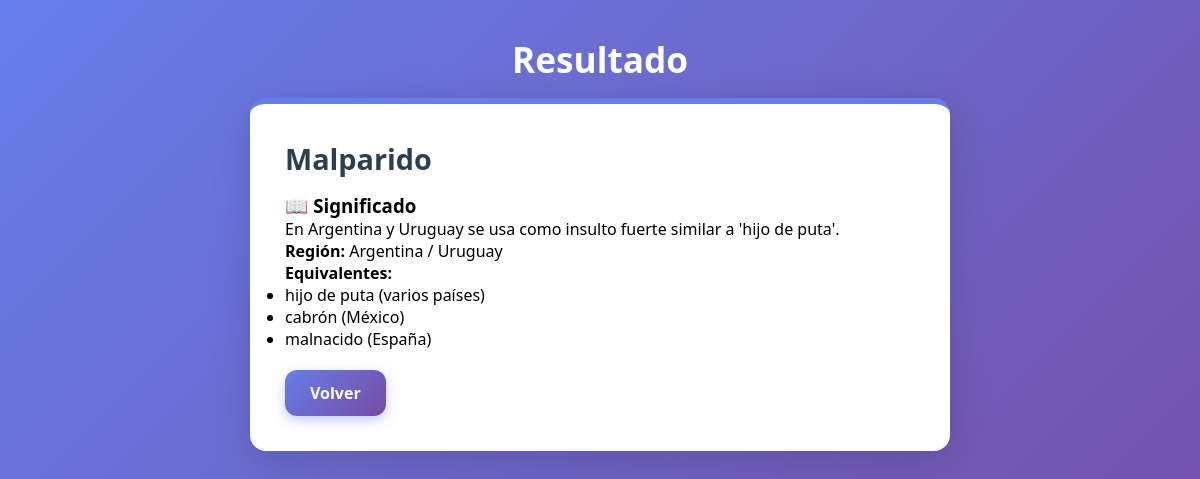
/resultado/malparido, run on the app's committed database.
### tables this page shows
CREATE TABLE palabras (
            palabra TEXT PRIMARY KEY,
            significado TEXT NOT NULL,
            region TEXT,
            equivalente TEXT
        );

### app.py (the view, shortened to what this page needs)
@app.route("/resultado/<palabra>")
def resultado(palabra):
    conexion = get_db_connection()
    cursor = conexion.cursor()
    cursor.execute(
        "SELECT palabra, significado, region, equivalente FROM palabras WHERE lower(palabra) = lower(?)",
        (palabra,)
    )
    resultado = cursor.fetchone()
    conexion.close()
    if resultado:
        return render_template(
            "resultado.html",
            palabra=resultado["palabra"],
            significado=resultado["significado"],
            region=resultado["region"],
            equivalente=resultado["equivalente"]
        )

### app.py (called while the page is built)
def get_db_connection():
    conexion = sqlite3.connect(DB_PATH)
    conexion.row_factory = sqlite3.Row
    return conexion

### templates/resultado.html (shortened to what this page needs)
{% extends "base.html" %}
{% block content %}
<h1>Resultado</h1>
<div class="card">
    <h2>{{ palabra }}</h2>
    {% if significado %}
    <h3>📖 Significado</h3>
    <p>{{ significado }}</p>
    {% if region %}
    <p><strong>Región:</strong> {{ region }}</p>
    {% endif %}
    {% if equivalente %}
    <p><strong>Equivalentes:</strong></p>
    <ul>
        {% for item in equivalente.split(';') %}
        {% set clean = item.strip() %}
        {% if clean %}
        <li>{{ clean }}</li>
        {% endif %}
        {% endfor %}
    </ul>
    {% endif %}
    {% else %}
    <p>No se encontró esa palabra en el diccionario.</p>
    {% endif %}
    <a href="/" class="volver">Volver</a>
</div>
{% endblock %}

### static/css/style.css (style rules this page uses)
* { margin: 0; padding: 0; box-sizing: border-box; }
body { font-family: 'Segoe UI', Tahoma, Geneva, Verdana, sans-serif; background: linear-gradient(135deg, #667eea 0%, #764ba2 100%); min-height: 100vh; padding: 20px; }
h1 { text-align: center; color: white; font-size: 2.2em; margin-bottom: 15px; }
h2 { text-transform: capitalize; color: #2c3e50; margin-bottom: 15px; font-size: 1.8em; }
.card { background: white; max-width: 700px; margin: 0 auto; padding: 35px; border-radius: 16px; box-shadow: 0 10px 40px rgba(0, 0, 0, 0.15); border-top: 6px solid #667eea; }
.volver { display: inline-block; margin-top: 20px; text-decoration: none; background: linear-gradient(135deg, #667eea 0%, #764ba2 100%); color: white; padding: 12px 25px; border-radius: 12px; font-weight: 600; transition: all 0.3s ease; box-shadow: 0 4px 12px rgba(102, 126, 234, 0.4); }

### data on the page
palabras: palabra "Malparido", significado "En Argentina y Uruguay se usa como insulto fuerte similar a 'hijo de puta'.", region "Argentina / Uruguay"

### other printed values
{{ clean }} "hijo de puta (varios países)" "cabrón (México)" "malnacido (España)"
